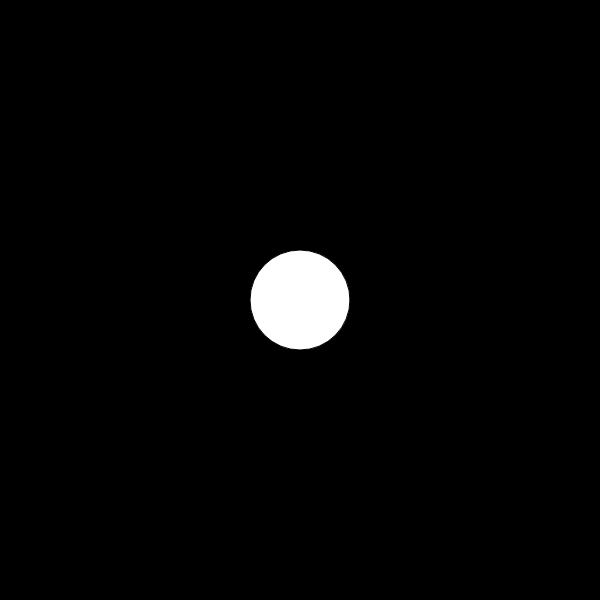
Frame 1 (no input)
Frame 60 (no input): identical to frame 1, image omitted
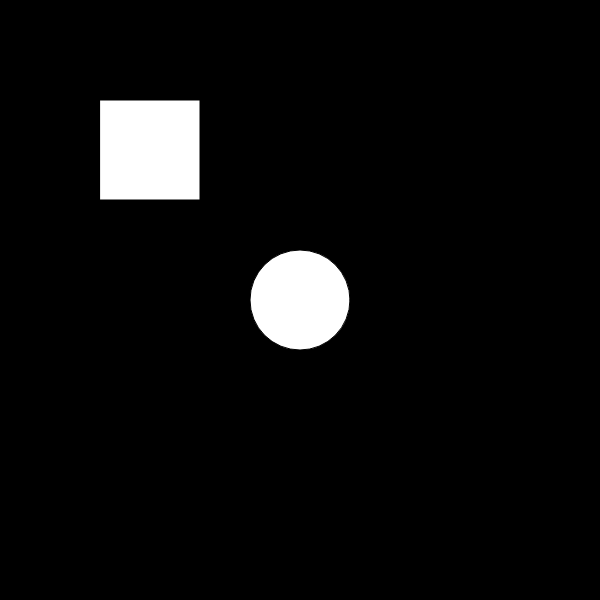
Frame 120 (the mouse pressed at the canvas centre since frame 60)

The p5.js sketch that drew these frames (run headless with seeded random() and noise() and a simulated clock; from frame 60 on, the mouse is pressed at the canvas centre):

// p5.js sketch
// ── sketch.js
var showRect = false;

function setup() {
  createCanvas(600, 600);
}

function draw() {
  background(0);
  ellipse(300, 300, 100, 100);
  if (showRect == true) {
    rect(100, 100, 100, 100);
  }
}

function mousePressed() {
  var d = dist(300, 300, mouseX, mouseY);
  if (d < 50) {
    showRect = true;
  }
}
